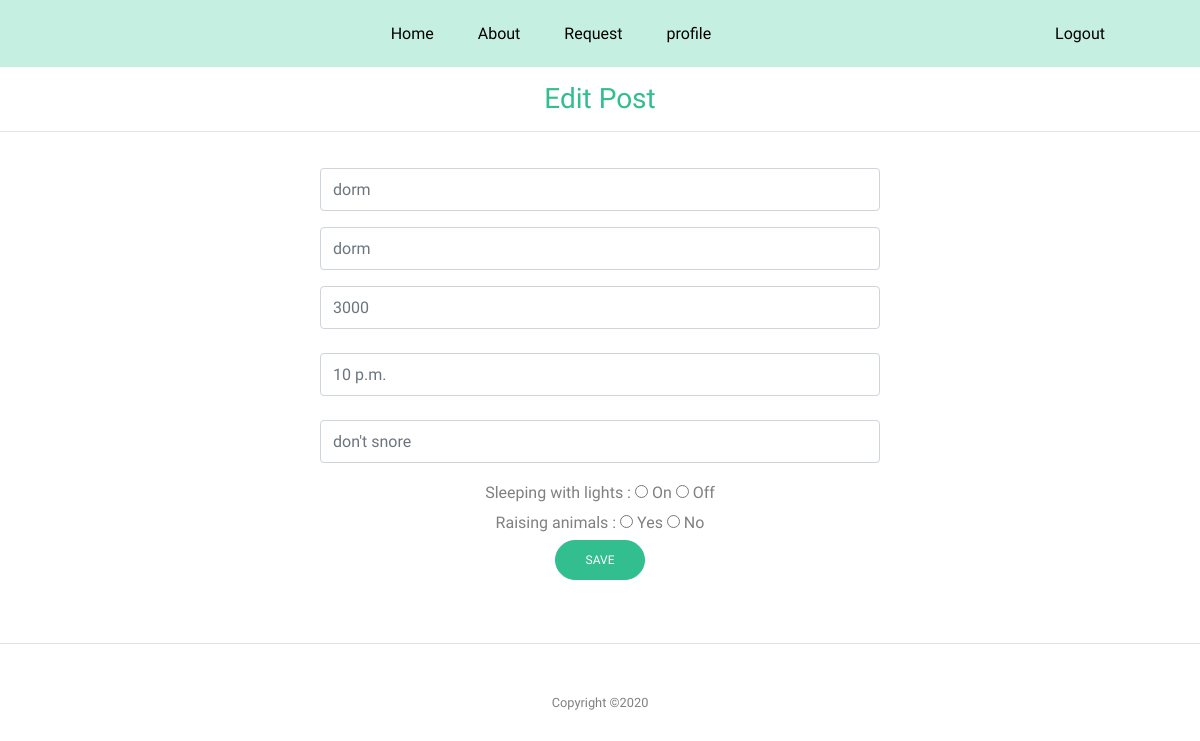
/editPost/1, run on an earlier commit of the app's database.
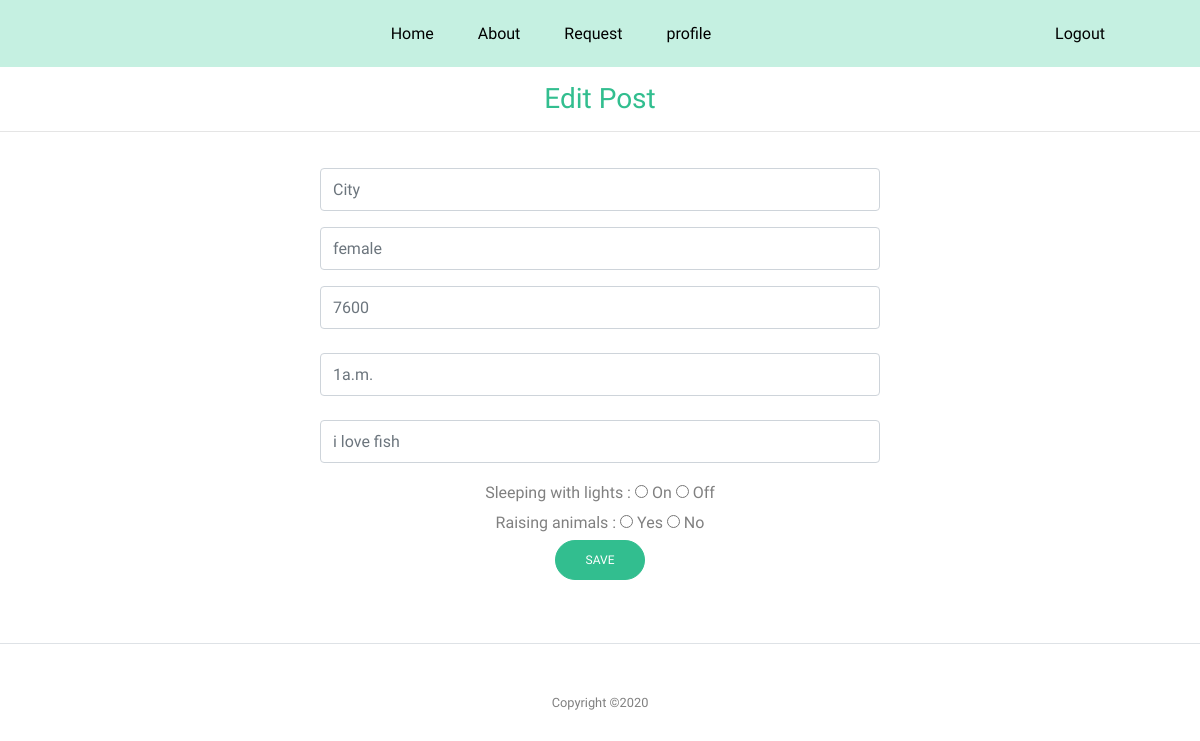
And on a later commit of the database.
### matefinder/models.py (models this page shows, shortened)
class DormInformation(models.Model):
    username = models.CharField(max_length=255)
    name_dorm = models.CharField(max_length=255)
    details_dorm = models.CharField(max_length=255)
    type_dorm = models.CharField(max_length=255)
    price = models.IntegerField()
    light = models.BooleanField()
    timetosleep = models.CharField(max_length=255)
    pet = models.BooleanField()

### matefinder/views.py (the view)
# urls.py: path('editPost/<int:pk>', views.editPost, name='editPost'),
def editPost(request, pk):
    d = DormInformation.objects.get(id=pk)
    return render(request, 'edit.html', {
        "dorm": d
    })

### templates/edit.html (shortened to what this page needs)
{% block body %}
{% load static %}
<link rel="stylesheet" type="text/css" href="{% static '/css/styleabout.css' %}" />
<html lang="en">
  <head>
    <link rel="stylesheet" href="../static/css/bootstrap.min.css"  rel="stylesheet" />
    <link rel="stylesheet" href="../static/css/styleabout.css" rel="stylesheet"  />
  </head>
  <body data-spy="scroll" data-target=".site-navbar-target" data-offset="300">
    <div class="site-wrap">
      <header class="site-navbar light js-sticky-header site-navbar-target" role="banner">
        <div class="container"  style="background-color:#c5f0e1; max-width: 140%;" >
          <div class="col-sm-12">
            <div class="col-sm-12">
              <nav class="site-navigation position-relative text-right" role="navigation"  style="margin-right: 30px;">
                <ul class="site-menu main-menu js-clone-nav mr-auto d-none d-lg-block">
                  <li><a href="#" class="nav-link">Home</a></li>
                  <li class="has-children">
                  <li><a href="#" class="nav-link">About</a></li>
                  <li><a href="#" class="nav-link">Request</a></li>
                  <li><a href="#" class="nav-link">profile</a></li>
                  <li style="margin-left: 300px;"><a href="{% url 'login' %}" class="nav-link">Logout</a></li>
                </ul>
              </nav>
            </div>
          </div>
        </div>
      </header>
      <br><br><br>
            <div class="section-heading">
                <h3 class="team">Edit Post</h3> <hr>
              </div>
            <form action={% url 'updatePost' dorm.id %} method="POST">
            <article class="card-body mx-auto" style="max-width: 50%;">
              <div class="form-group">
                <input type="name_dorm" class="form-control" id="name_dorm" name="name_dorm" placeholder="{{ dorm.name_dorm }}">
              </div>
              <div class="form-group">
                <input type="type_dorm" class="form-control" id="type_dorm" name="type_dorm" placeholder="{{ dorm.type_dorm }}">
              </div>
              <div class="form-group">
                <input type="price" class="form-control" id="price" name="price" placeholder="{{ dorm.price }}">
              </div>
              <div class="form-group">
                <input type="timetosleep" class="form-control" id="timetosleep" name="timetosleep" placeholder="{{ dorm.timetosleep }}">
              </div>
              <div class="form-group">
                <input type="details_dorm" class="form-control" id="details_dorm" name="details_dorm" placeholder="{{ dorm.details_dorm }}">
              </div>
              <center>
            <div class="form-group" style="margin-bottom: -5px;">
              Sleeping with lights :
                <input type="radio" id="lightOn" name="light" value="True">
                <label for="lightOn">On</label>
                <input type="radio" id="lightOff" name="light" value="False">
                <label for="lightOff">Off</label>
            </div>
            <div class="form-group" style="margin-bottom: -5px;">
              Raising animals :
                <input type="radio" id="lightOn" name="pet" value="True">
                <label for="animalYes">Yes</label>
                <input type="radio" id="lightOff" name="pet" value="False">
                <label for="animalNo">No</label>
            </div>
              <button type="submit" class="btn btn-primary">Save</button>
       </article>
      </form>
      <br>
      <div class="row text-center">
        <div class="col-md-12">
          <div class="border-top pt-5">
            <p class="copyright"><small>
              Copyright &copy;<script>document.write(new Date().getFullYear());</script>
            </div>
          </div>
        </div>
    </div>
  </body>
  </html>
</html>
{% endblock %}

What changed in the data, as far as the page shows it:
changed DormInformation: name_dorm "dorm" → "City"; type_dorm "dorm" → "female"; price "3000" → "7600"; timetosleep "10 p.m." → "1a.m."; details_dorm "don't snore" → "i love fish"
